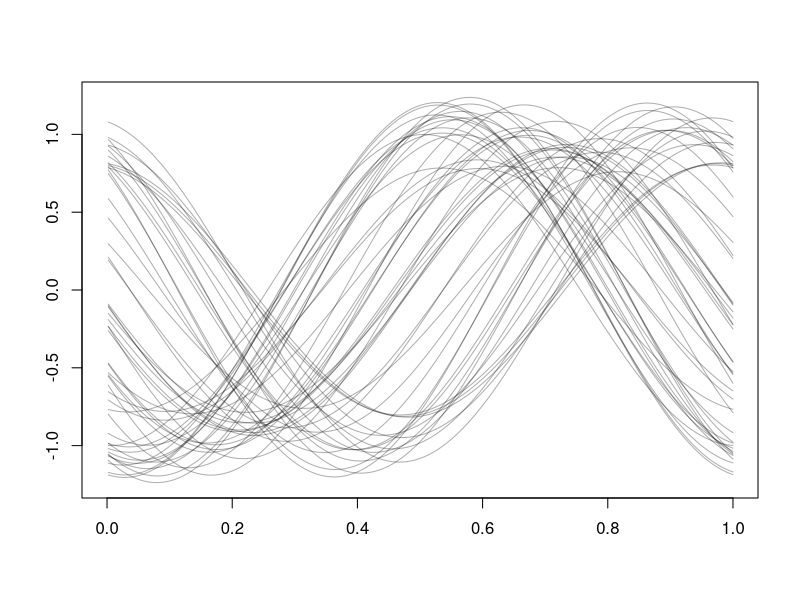
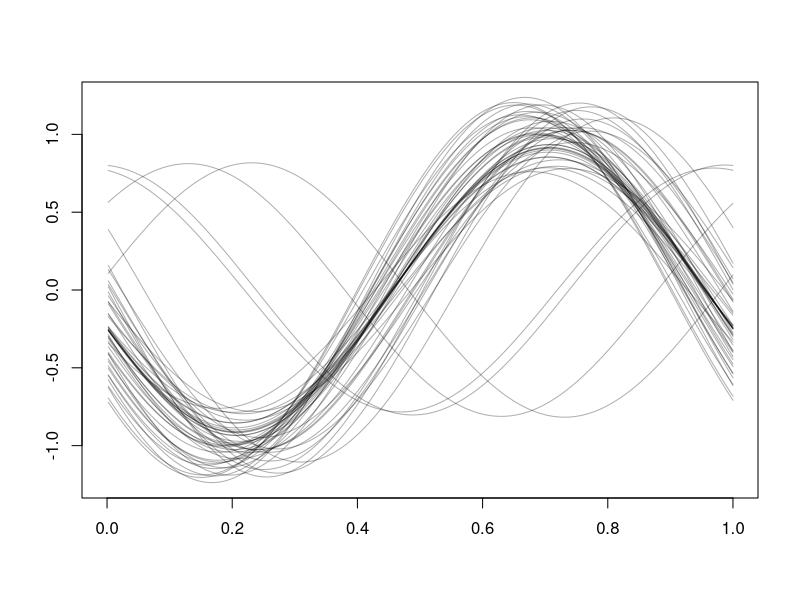

Reproduce these figures in R, in order.
rm(list=ls())

N <- 500
t <- (1:N)/N

sinef <- function(t){
    t <- t %% 1
    return(sin(2*pi*t))
}



n <- 50
x <- matrix(0,nrow=n,ncol=N)
for(ii in 1:n){
    phi <- runif(1,min=0.25,max=.75)
    a <- runif(1,min=0.75,max=1.25)
    x[ii,] <- a*sinef(t + phi)
}


ylim <- range(x)
plot(0,0,col=0,ylim=ylim,xlim=c(0,1),xlab="",ylab="")
for(ii in 1:nrow(x)){
    points(t,x[ii,],type='l',col="#00000050")
}


## phase shift elements in mu by ix
phase_shift <- function(mu,ix){
    n <- length(mu)
    ix <- ix %% n
    if(ix > 0.5){
        mu <- c(mu[(ix+1):n],mu[1:ix])
    }
    return(mu)
}

phase <- function(x,niter=10){
    mu <- colMeans(x)
    N <- ncol(x)
    n <- nrow(x)
    ## compute denominator, does not depend on del
    xs <- cbind(x[,N],x[,1:(N-1)])
    xd <- x - xs
    den <- rowSums(xd*xd)
    ## compute numerator, updating mu each time
    for(jj in 1:niter){
        num <- rowSums((t(t(x) - mu))*xd)
        del <- round(-num/den %% N)
        x <- t(vapply(1:n,function(ii){phase_shift(x[ii,],del[ii])},rep(0,N)))
        mu <- colMeans(x)
    }
    return(x)
}


x_new <- phase(x)

ylim <- range(x_new)
plot(0,0,col=0,ylim=ylim,xlim=c(0,1),xlab="",ylab="")
for(ii in 1:nrow(x)){
    points(t,x_new[ii,],type='l',col="#00000050")
}
